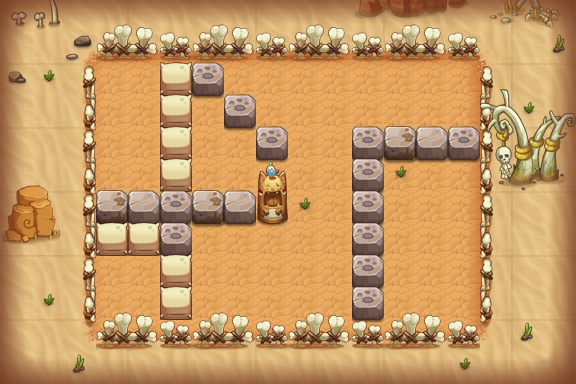

The image is a tile-based game level rendered from a .tmx file. Its description and source (layers, tilesets, objects; grid data summarised) follow:
An orthogonal 18x12 tile map with 32x32 px tiles, 16 tile layers (PASS, 块层 2, 块层 4, 块层 3, ...) and 14 objects (8x TRAP, 4x xrz3, PLAYER, BOMB).

<map version="1.0" orientation="orthogonal" width="18" height="12" tilewidth="32" tileheight="32">
 <properties>
  <property name="DESTRY1" value="255" />
  <property name="DESTRY2" value="314" />
  <property name="DESTRY3" value="149" />
  <property name="DESTRY4" value="177" />
  <property name="DESTRY_COUNT" value="4" />
  <property name="EXP" value="380" />
  <property name="ITEM" value="D009" />
  <property name="MONEY" value="570" />
 </properties>
 <tileset firstgid="1" name="hmpy" tilewidth="32" tileheight="32">
  <image source="hmpy.png" width="500" height="1024" />
 </tileset>
 <layer name="PASS" width="18" height="12">
  <data>[216 cells, 149 non-empty, 11 distinct tile ids]</data>
 </layer>
 <layer name="块层 2" width="18" height="12">
  <data>[216 cells, 160 non-empty, 27 distinct tile ids]</data>
 </layer>
 <layer name="块层 4" width="18" height="12">
  <data>[216 cells, 39 non-empty, 17 distinct tile ids]</data>
 </layer>
 <layer name="块层 3" width="18" height="12">
  <data>[216 cells, 62 non-empty, 11 distinct tile ids]</data>
 </layer>
 <layer name="块层 5" width="18" height="12">
  <data>[216 cells, 39 non-empty, 17 distinct tile ids]</data>
 </layer>
 <layer name="块层 16" width="18" height="12">
  <data>[216 cells, 6 non-empty, 6 distinct tile ids]</data>
 </layer>
 <layer name="SHELTER 9" width="18" height="12">
  <data>[216 cells, 12 non-empty, 3 distinct tile ids]</data>
 </layer>
 <layer name="SHELTER 8" width="18" height="12">
  <data>[216 cells, 2 non-empty, 2 distinct tile ids]</data>
 </layer>
 <layer name="SHELTER 7" width="18" height="12">
  <data>[216 cells, 2 non-empty, 2 distinct tile ids]</data>
 </layer>
 <layer name="SHELTER 6" width="18" height="12">
  <data>[216 cells, 4 non-empty, 2 distinct tile ids]</data>
 </layer>
 <layer name="SHELTER 5" width="18" height="12">
  <data>[216 cells, 7 non-empty, 4 distinct tile ids]</data>
 </layer>
 <layer name="SHELTER 4" width="18" height="12">
  <data>[216 cells, 2 non-empty, 2 distinct tile ids]</data>
 </layer>
 <layer name="SHELTER 3" width="18" height="12">
  <data>[216 cells, 6 non-empty, 4 distinct tile ids]</data>
 </layer>
 <layer name="SHELTER 2" width="18" height="12">
  <data>[216 cells, 2 non-empty, 2 distinct tile ids]</data>
 </layer>
 <layer name="SHELTER 1" width="18" height="12">
  <data>[216 cells, 2 non-empty, 2 distinct tile ids]</data>
 </layer>
 <objectgroup name="对象层 1" width="18" height="12">
  <object name="PLAYER" type="PLAYER" x="448" y="96" width="32" height="32" />
  <object name="fire1" type="TRAP" x="256" y="192" width="32" height="128">
   <properties>
    <property name="trap_id" value="1" />
    <property name="trap_particle" value="trap_fire_down_up_4.plist" />
    <property name="trap_state" value="open" />
   </properties>
  </object>
  <object name="tnt1" type="BOMB" x="416" y="192" width="32" height="32">
   <properties>
    <property name="bomb_ani" value="tnt_bomb.bomb" />
    <property name="bomb_damage" value="9999" />
    <property name="bomb_power" value="1" />
   </properties>
  </object>
  <object name="senser1" type="TRAP" x="96" y="288" width="32" height="32">
   <properties>
    <property name="trap_floor" value="true" />
    <property name="trap_script" value="trap_onTNTSenser(&quot;tnt1&quot;);" />
    <property name="trap_start_mode" value="0" />
   </properties>
  </object>
  <object name="zi_dan_down1" type="TRAP" x="192" y="96" width="32" height="32">
   <properties>
    <property name="trap_ani" value="fire_cat_down.actor" />
    <property name="trap_delay" value="2" />
    <property name="trap_id" value="0" />
    <property name="trap_script" value="trap(&quot;zi_dan_down1&quot;):setAtkPower(target(&quot;PLAYER&quot;):getHP()*0.1);trap(&quot;zi_dan_down1&quot;):turnDown(); trap(&quot;zi_dan_down1&quot;):getAI():getActions():addObject( AIUseSkill:create(   SkillLua:create(&quot;skill_0001&quot;)  )  );" />
    <property name="trap_start_mode" value="2" />
    <property name="trap_state" value="open" />
   </properties>
  </object>
  <object name="zi_dan_down2" type="TRAP" x="320" y="192" width="32" height="32">
   <properties>
    <property name="trap_ani" value="fire_cat_down.actor" />
    <property name="trap_delay" value="2" />
    <property name="trap_id" value="0" />
    <property name="trap_script" value="trap(&quot;zi_dan_down2&quot;):setAtkPower(target(&quot;PLAYER&quot;):getHP()*0.1);trap(&quot;zi_dan_down2&quot;):turnDown(); trap(&quot;zi_dan_down2&quot;):getAI():getActions():addObject( AIUseSkill:create(   SkillLua:create(&quot;skill_0001&quot;)  )  );" />
    <property name="trap_start_mode" value="2" />
    <property name="trap_state" value="open" />
   </properties>
  </object>
  <object name="mp1" type="TRAP" x="320" y="288" width="32" height="32">
   <properties>
    <property name="trap_ani" value="mp.actor" />
    <property name="trap_floor" value="true" />
    <property name="trap_id" value="0" />
    <property name="trap_script" value="trap_moveto(&quot;PLAYER&quot;, &quot;mp1&quot;,target(&quot;mp2&quot;):getX(),target(&quot;mp2&quot;):getY() );" />
    <property name="trap_sound_id" value="1" />
    <property name="trap_start_mode" value="0" />
    <property name="trap_state" value="open" />
   </properties>
  </object>
  <object name="mp2" type="TRAP" x="448" y="288" width="32" height="32">
   <properties>
    <property name="trap_ani" value="mp.actor" />
    <property name="trap_floor" value="true" />
    <property name="trap_id" value="0" />
    <property name="trap_script" value="trap_moveto(&quot;PLAYER&quot;, &quot;mp2&quot;,target(&quot;mp1&quot;):getX(),target(&quot;mp1&quot;):getY() );" />
    <property name="trap_sound_id" value="1" />
    <property name="trap_start_mode" value="0" />
    <property name="trap_state" value="open" />
   </properties>
  </object>
  <object name="fire_control1" type="TRAP" x="96" y="160" width="32" height="32">
   <properties>
    <property name="trap_ani" value="switch.actor" />
    <property name="trap_floor" value="true" />
    <property name="trap_id" value="0" />
    <property name="trap_script" value="trap(&quot;fire_control1&quot;):setOpened( false ); trap(&quot;fire1&quot;):setVisit( false );" />
    <property name="trap_sound_id" value="2" />
    <property name="trap_start_mode" value="0" />
    <property name="trap_state" value="open" />
   </properties>
  </object>
  <object name="xrz3" x="128" y="128" width="32" height="32">
   <properties>
    <property name="lua_ai" value="monster_xrz_ai" />
    <property name="quality" value="xrz3.quality" />
   </properties>
  </object>
  <object name="xrz3" x="416" y="160" width="32" height="32">
   <properties>
    <property name="lua_ai" value="monster_xrz_ai" />
    <property name="quality" value="xrz3.quality" />
   </properties>
  </object>
  <object name="xrz3" x="416" y="288" width="32" height="32">
   <properties>
    <property name="lua_ai" value="monster_xrz_ai" />
    <property name="quality" value="xrz3.quality" />
   </properties>
  </object>
  <object name="xrz3" x="128" y="256" width="32" height="32">
   <properties>
    <property name="lua_ai" value="monster_xrz_ai" />
    <property name="quality" value="xrz3.quality" />
   </properties>
  </object>
  <object name="triger1" type="TRAP" x="96" y="288" width="32" height="32">
   <properties>
    <property name="trap_ani" value="tnt_triger.actor" />
    <property name="trap_floor" value="true" />
    <property name="trap_script" value="trap_onTNTBombTrap(&quot;triger1&quot;,&quot;tnt1&quot;);" />
    <property name="trap_sound_id" value="3" />
    <property name="trap_start_mode" value="3" />
    <property name="trap_state" value="open" />
   </properties>
  </object>
 </objectgroup>
 <layer name="块层 15" width="18" height="12">
  <data>[216 cells, 88 non-empty, 23 distinct tile ids]</data>
 </layer>
</map>
